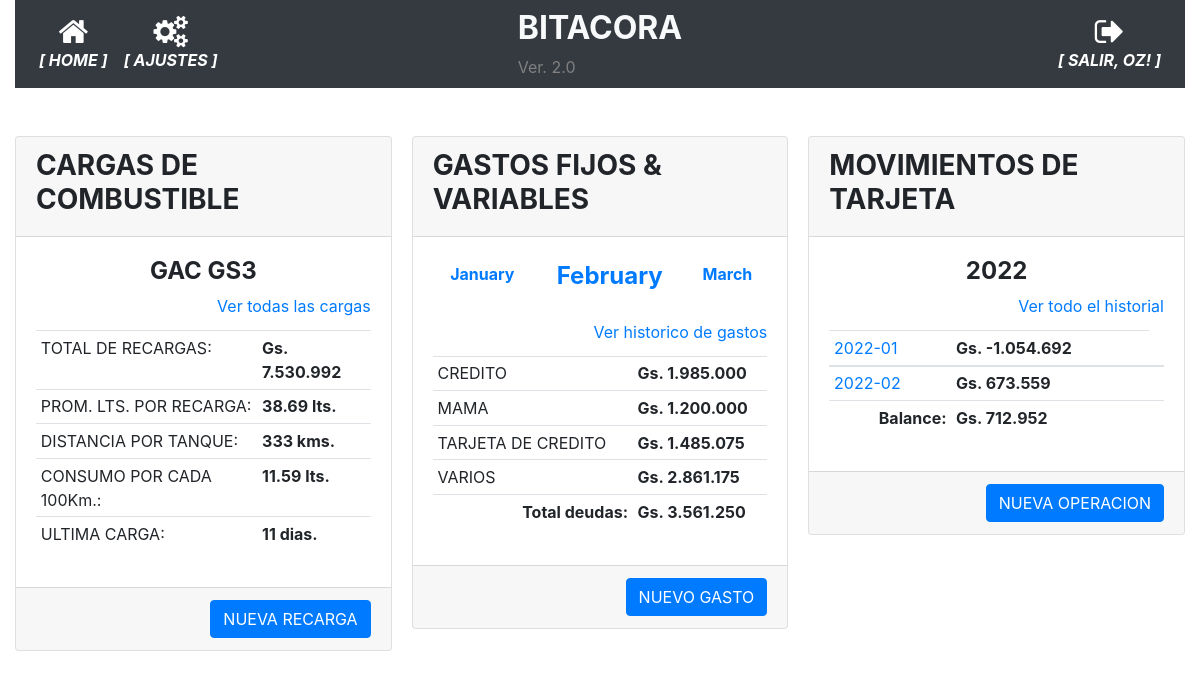
The app's page /index (signed in) with its own data.
### app/models.py (models this page shows, shortened)
class User(UserMixin, db.Model):
    id = db.Column(db.Integer, primary_key=True)
    username = db.Column(db.String(64), index=True, unique=True)
    email = db.Column(db.String(120), index=True, unique=True)
    password_hash = db.Column(db.String(128))
    perfil = db.Column(db.String(128))

class AgrupadorGastos(db.Model):
    __tablename__='agrupador_gastos'
    id = db.Column(db.Integer, primary_key=True)
    agrupador = db.Column(db.String(100), nullable=False)

### app/routes.py (the view)
@app.route('/')
@app.route('/index', methods=['GET', 'POST'])
@login_required
def index():
    form = FormularioCombustible()
    cargas = Cargas.query.all()
    anno = datetime.now().strftime("%Y")
    fechas_referencia = {'mes_anterior':datetime.now() - timedelta(days=30), 'fecha_actual':datetime.now(),  'mes_siguiente':datetime.now() + timedelta(days=31)}
    referencias_principales = referencias_vehiculo(cargas)
    balance_movimientos, balance_mensual = balance_cuenta()
    gastos = db.session.query(AgrupadorGastos.agrupador.label('acreedor'), func.sum(GastosFijos.monto).label('total')).join(AgrupadorGastos).group_by(AgrupadorGastos.agrupador).filter(func.strftime("%Y-%m", GastosFijos.fecha_pagar)==fechas_referencia['fecha_actual'].strftime('%Y-%m')).all()
    total_gasto = saldo_grupo(gastos)
    return render_template('home.html',  form=form, **referencias_principales, movimientos=balance_mensual, anno=anno, fechas_referencia=fechas_referencia, balance_movimientos=balance_movimientos, gastos=gastos, total_gasto=total_gasto) #usar ** permite que se manipule la variable directamente en el DOM

### app/models.py (called while the page is built)
@login.user_loader
def load_user(id):
    return User.query.get(int(id))

### app/utilitarios.py (called while the page is built)
def saldo_grupo(result):
    list_dict = []
    saldo = 0
    for i in result:
        i_dict = i._asdict()  # sqlalchemy.util._collections.result , has a method called _asdict()
        list_dict.append(i_dict)
    for item in list_dict:
        if item['acreedor']=='CREDITO':
            saldo -= item['total']
        else:
            saldo += item['total']
    return saldo

### app/templates/home.html (shortened to what this page needs)
{% extends "base.html" %}
{% block main %}
<form action="{{ url_for('nueva_recarga') }}" method="post">
    <br>
    <div class="card-columns">
        <div class="card">
            <div class="card-header">
                <h3><strong>CARGAS DE COMBUSTIBLE</strong></h3>
            </div>
            <div class="card-body">
                <div class="card-title">
                    <h4 class="card-text text-center"><strong>{{ vehiculo }}</strong></h4>
                    <div class="card-text text-right">
                        <a href="{{ url_for('recargas') }}" class="card-link">Ver todas las cargas</a>
                    </div>
                </div>
                <div>
                    <table class="table table-sm">
                        <tr><td>TOTAL DE RECARGAS:</td><td><strong>{{ "Gs. {:,.0f}".format(suma_total_cargas).replace(",", ".") }}</strong></td></tr>
                        <tr><td>PROM. LTS. POR RECARGA:</td><td><strong>{{ '%0.2f'|format(promedio_litros_por_recarga|float) }} lts.</strong></td></tr>
                        <tr><td>DISTANCIA POR TANQUE:</td><td><strong>{{ promedio_recorrido_por_tanque }} kms.</strong></td></tr>
                        <tr><td>CONSUMO POR CADA 100Km.:</td><td><strong>{{ '%0.2f'|format(consumo_por_100km|float) }} lts.</strong></td></tr>
                        <tr><td>ULTIMA CARGA:</td><td><strong>{{ promedio_dias_carga }} dias.</strong></td></tr>
                    </table>
                </div>
            </div>
            <div class="card-footer text-muted text-right">
                <a href="{{ url_for('nueva_recarga') }}" class="btn btn-primary">NUEVA RECARGA</a>
            </div>
        </div>
        <div class="card">
            <div class="card-header">
                <h3><strong>GASTOS FIJOS & VARIABLES</strong></h3>
            </div>
            <div class="card-body">
                <div class="card-title text-center">
                    <table class="table table-sm table-borderless">
                        <td><a href="{{ url_for('historico_gastos_detalle', periodo=fechas_referencia.mes_anterior.strftime('%Y-%m')) }}" class="card-link"><strong>{{ fechas_referencia.mes_anterior.strftime('%B') }}</strong></a></td>
                        <td><a href="{{ url_for('historico_gastos_detalle', periodo=fechas_referencia.fecha_actual.strftime('%Y-%m')) }}" class="card-link"><h4><strong>{{ fechas_referencia.fecha_actual.strftime('%B') }}</strong></h4></a></td>
                        <td><a href="{{ url_for('historico_gastos_detalle', periodo=fechas_referencia.mes_siguiente.strftime('%Y-%m')) }}" class="card-link"><strong>{{ fechas_referencia.mes_siguiente.strftime('%B') }}</strong></a></td>
                    </table>
                    <div class="card-text text-right">
                        <a href="{{ url_for('historico_gastos') }}" class="card-link">Ver historico de gastos</a>
                    </div>
                </div>
                <div>
                    <table class="table table-sm">
                        <tbody>
                        {% for gasto in gastos %}
                            <tr>
                                <td>{{ gasto.acreedor }}</td>
                                <td><strong>{{ "Gs. {:,.0f}".format(gasto.total).replace(",", ".") }}</strong></td>
                            </tr>
                        {% endfor %}
                        </tbody>
                        <tfoot>
                            <tr>
                                <td class="card-text text-right"><strong>Total deudas:</strong></td>
                                <td><strong>{{ "Gs. {:,.0f}".format(total_gasto).replace(",", ".") }}</strong></td>
                            </tr>
                        </tfoot>
                    </table>
                </div>
            </div>
            <div class="card-footer text-muted text-right">
                <a href="{{ url_for('nuevo_gasto') }}" class="btn btn-primary">NUEVO GASTO</a>
            </div>
        </div>
        <div class="card">
            <div class="card-header">
                <h3><strong>MOVIMIENTOS DE TARJETA</strong></h3>
            </div>
            <div class="card-body">
                <div class="card-title">
                    <h4 class="card-text text-center"><strong>{{ fechas_referencia.fecha_actual.strftime('%Y') }}</strong></h4>
                    <div class="card-text text-right">
                        <a href="{{ url_for('historial_operacion') }}" class="card-link">Ver todo el historial</a>
                    </div>
                </div>
                <div>
                    <table class="table table-sm">
                        {% for movimiento in movimientos %}
                        <tbody>
                            <tr>
                                <td><a href="{{ url_for('movimientos_mes', mes=movimiento[0]) }}">{{ movimiento[0] }}</a></td>
                                <td><strong>{{ "Gs. {:,.0f}".format(movimiento[1]).replace(",", ".") }}</strong></td>
                            </tr>
                        </tbody>
                        {% endfor %}
                        <tfoot>
                            <tr>
                                <td class="card-text text-right"><strong>Balance:</strong></td>
                                <td><strong>{{ "Gs. {:,.0f}".format(balance_movimientos|int).replace(",", ".") }}</strong></td>
                                <td></td>
                            </tr>
                        </tfoot>
                    </table>
                </div>
            </div>
            <div class="card-footer text-muted text-right">
                <a href="{{ url_for('nueva_operacion') }}" class="btn btn-primary">NUEVA OPERACION</a>
            </div>
        </div>
    </div>
{% endblock %}

### app/templates/base.html (shortened to what this page needs)
<!doctype html>
<html lang="en">
  <head>
    <link rel="stylesheet" href="https://stackpath.bootstrapcdn.com/bootstrap/4.5.0/css/bootstrap.min.css">
    <link rel="stylesheet" href="https://maxcdn.bootstrapcdn.com/font-awesome/4.4.0/css/font-awesome.min.css">
  </head>
  <body>
    <div class="container-fluid">
      <nav class="navbar navbar-expand-md navbar-dark bg-dark">
        <div class="navbar-collapse collapse w-100 order-1 order-md-0 dual-collapse2">
            <ul class="navbar-nav mr-auto text-center">
              <li class="nav-item active">
                <a href="{{ url_for('index') }}" class="nav-link d-flex flex-column">
                <i class="fa fa-home fa-2x"></i>
                <span class="d-none d-sm-inline"><i><strong>[ HOME ]</strong></i></span></a>
              </li>
              <li class="nav-item active">
                <a href="{{ url_for('parametrico') }}" class="nav-link d-flex flex-column">
                <i class="fa fa-cogs fa-2x"></i>
                <span class="d-none d-sm-inline"><i><strong>[ AJUSTES ]</strong></i></span></a>
              </li>
            </ul>
        </div>
        <div class="mx-auto order-0">
            <h2 class="mx-auto text-light"><strong>BITACORA</strong></h2>
            <span style="color: grey">Ver. 2.0</span>
        </div>
        <div class="navbar-collapse collapse w-100 order-3 dual-collapse2">
            <ul class="navbar-nav ml-auto text-center">
              <li class="nav-item active">
                {% if current_user.is_anonymous %}
                  <a href="{{ url_for('logout') }}" class="nav-link d-flex flex-column">
                  <i class="fa fa-sign-in fa-2x"></i>
                  <span class="d-none d-sm-inline"><i><strong>[ ACCEDER ]</strong></i></span></a>
                {% else %}
                  <a href="{{ url_for('logout') }}" class="nav-link d-flex flex-column">
                  <i class="fa fa-sign-out fa-2x"></i>
                  <span class="d-none d-sm-inline"><i><strong>[ SALIR, {{ current_user.username | upper }}! ]</strong></i></span></a>
                {% endif %}
              </li>
            </ul>
        </div>
    </nav>
    <br>
      <div>
        {% block main %}{% endblock %}
      </div>
    </div>
  </body>
</html>

### records on screen
User: username "OZ"
AgrupadorGastos: acreedor "CREDITO", total "Gs. 1.985.000"
AgrupadorGastos: acreedor "MAMA", total "Gs. 1.200.000"
AgrupadorGastos: acreedor "TARJETA DE CREDITO", total "Gs. 1.485.075"
AgrupadorGastos: acreedor "VARIOS", total "Gs. 2.861.175"

### other values on screen
{{ vehiculo }} "GAC GS3"
{{ "Gs. {:,.0f}".format(suma_total_cargas).replace(",", ".") }} "Gs. 7.530.992"
{{ '%0.2f'|format(promedio_litros_por_recarga|float) }} "38.69"
{{ promedio_recorrido_por_tanque }} "333"
{{ '%0.2f'|format(consumo_por_100km|float) }} "11.59"
{{ fechas_referencia.mes_anterior.strftime('%B') }} "January"
{{ fechas_referencia.fecha_actual.strftime('%B') }} "February"
{{ fechas_referencia.mes_siguiente.strftime('%B') }} "March"
{{ "Gs. {:,.0f}".format(total_gasto).replace(",", ".") }} "Gs. 3.561.250"
{{ fechas_referencia.fecha_actual.strftime('%Y') }} "2022"
{{ movimiento[0] }} "2022-01" "2022-02"
{{ "Gs. {:,.0f}".format(movimiento[1]).replace(",", ".") }} "Gs. -1.054.692" "Gs. 673.559"
{{ "Gs. {:,.0f}".format(balance_movimientos|int).replace(",", ".") }} "Gs. 712.952"
